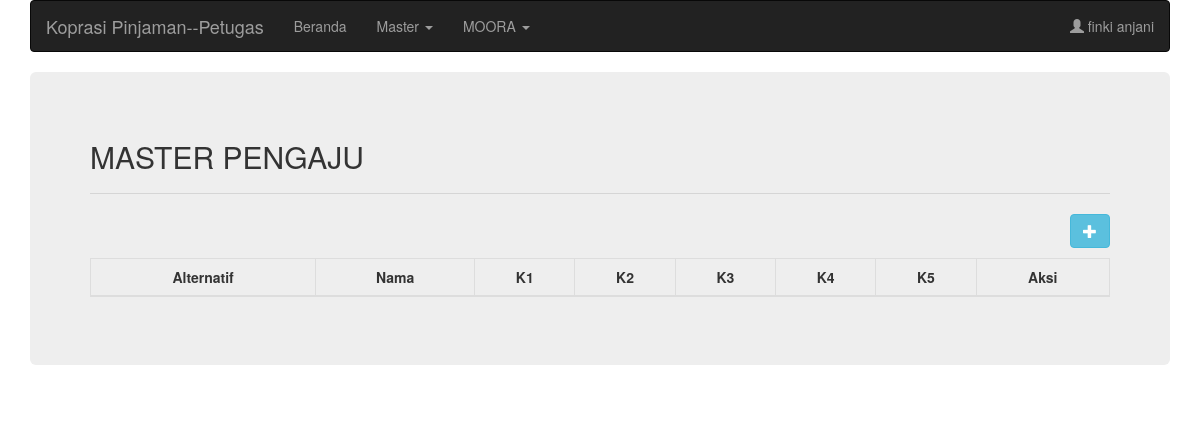
The app's page /halaman_petugas.php?page=master_pengaju (signed in), older data.
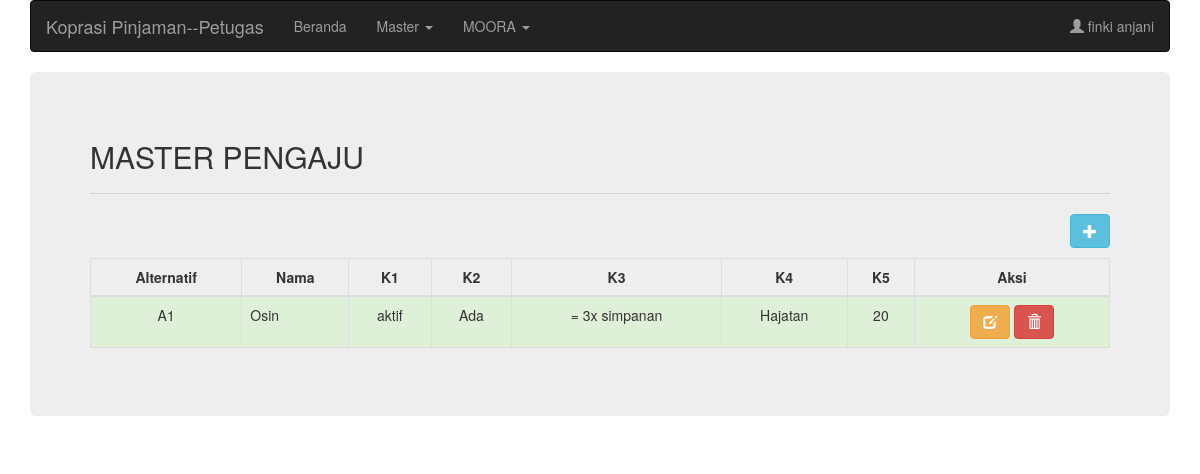
The same page, newer data.
### tables this page shows
CREATE TABLE `user` (
  `id` int(11) NOT NULL,
  `nama` varchar(255) NOT NULL,
  `username` varchar(255) NOT NULL,
  `password` varchar(255) NOT NULL,
  `level` varchar(15) NOT NULL,
  `status` enum('aktif','pasif') NOT NULL
);

CREATE TABLE `tb_pengajuan` (
  `id` int(11) NOT NULL,
  `id_peminjam` int(11) NOT NULL,
  `besar_pinjaman` int(11) NOT NULL,
  `status_keanggotaan` enum('aktif','pasif') NOT NULL,
  `status_pinjaman` enum('Tidak Ada','Ada') NOT NULL,
  `keperluan` enum('Modal Usaha','Berobat','Sekolah','Kebutuhan Sehari-hari','Hajatan') NOT NULL,
  `jangka_waktu` enum('5','10','20') NOT NULL,
  `tanggal_pengajuan` date NOT NULL,
  `status_pengajuan` varchar(20) DEFAULT NULL
);

CREATE TABLE `tb_pinjaman` (
  `id_anggota` int(11) NOT NULL,
  `nama_anggota` varchar(50) NOT NULL,
  `saldo_pinjaman` float NOT NULL,
  `sejak tanggal` date NOT NULL
);

### halaman_petugas.php (the view, shortened to what this page needs)
<!DOCTYPE html>
<html lang="en">
<head>
  <link rel="stylesheet" href="https://maxcdn.bootstrapcdn.com/bootstrap/3.4.0/css/bootstrap.min.css">
</head>
<body>
  <?php include("koneksi.php"); ?>
  <?php
      $sqlAnggota = "SELECT * FROM user WHERE username = '".$_SESSION['username']."'";
      $queryAnggota = mysqli_query($koneksi, $sqlAnggota);
      $anggota = mysqli_fetch_array($queryAnggota);
  ?>
  <div class="container">
    <nav class="navbar navbar-inverse">
      <div class="container-fluid">
        <div class="navbar-header">
          <a class="navbar-brand" href="halaman_petugas.php?page=home">Koprasi Pinjaman--Petugas</a>
        </div>
        <ul class="nav navbar-nav">
          <li><a href="halaman_petugas.php?page=home">Beranda</a></li>
          <li class="dropdown">
            <a class="dropdown-toggle" data-toggle="dropdown" href="#">Master
            <span class="caret"></span></a>
          </li>
          <li class="dropdown">
            <a class="dropdown-toggle" data-toggle="dropdown" href="#">MOORA
            <span class="caret"></span></a>
          </li>
        </ul>
        <ul class="nav navbar-nav navbar-right">
          <li class="dropdown"><a class="dropdown-toggle" data-toggle="dropdown" href="#"><span class="glyphicon glyphicon-user"></span> <?php echo $anggota['nama']; ?></a>
          </li>
        </ul>
      </div>
    </nav>
    <div class="jumbotron">
      <?php
        if(isset($_GET['page'])){
          $page = $_GET['page'];
          switch ($page) {
            case 'master_pengaju':
              include "petugas/master_pengaju.php";
              break;
          }
        }else{
          include "petugas/home.php";
        }
       ?>
    </div>
  </div>
</body>
</html>

### petugas/master_pengaju.php (shortened to what this page needs)
<h2>MASTER PENGAJU</h2>
<hr />
<button type="button" class="btn btn-info pull-right" style="margin-bottom: 10px" data-toggle="modal" data-target="#">
  <span class="glyphicon glyphicon-plus"></span>
</button>
<table class="table table-bordered">
  <thead>
    <tr>
      <th class="text-center">Alternatif</th>
      <th class="text-center">Nama</th>
      <th class="text-center">K1</th>
      <th class="text-center">K2</th>
      <th class="text-center">K3</th>
      <th class="text-center">K4</th>
      <th class="text-center">K5</th>
      <th class="text-center">Aksi</th>
    </tr>
  </thead>
  <tbody>
    <?php
      $sqlPengajuan = "SELECT a.besar_pinjaman, a.status_keanggotaan, a.status_pinjaman, a.keperluan, a.jangka_waktu, b.saldo_pinjaman, b.nama_anggota, c.jumlah from tb_pengajuan a JOIN tb_pinjaman b on a.id_peminjam = b.id_anggota JOIN tb_simpanan c on a.id_peminjam = c.id_anggota";
      $queryPengajuan = mysqli_query($koneksi, $sqlPengajuan);
      $no = 1;
    ?>
    <?php while($listPengajuan = mysqli_fetch_array($queryPengajuan)){ ?>
      <tr class="success">
      	<td class="text-center">A<?php echo $no++?></td>
        <td><?php echo $listPengajuan['nama_anggota']; ?></td>
        <td class="text-center"><?php echo $listPengajuan['status_keanggotaan']; ?></td>
        <td class="text-center"><?php echo $listPengajuan['status_pinjaman']; ?></td>
        <td class="text-center">
        	<?php
        		$total = $listPengajuan['jumlah'] - $listPengajuan['saldo_pinjaman'];
        		$cek = $total * 3;
        		$k3 = '';
        		if($listPengajuan['besar_pinjaman'] = $cek)
        			$k3 = '= 3x simpanan';
        		elseif ($listPengajuan['besar_pinjaman'] < $cek) {
        			$k3 = '< 3x simpanan';
        		}else{
        			$k3 = '> 3x simpanan';
        		}
        		echo $k3;
    		?>
        </td>
        <td class="text-center"><?php echo $listPengajuan['keperluan']; ?></td>
        <td class="text-center"><?php echo $listPengajuan['jangka_waktu']; ?></td>
        <td class="text-center">
          <a
            href="javascript:;"
            data-toggle="modal" data-target="#"
            class="btn btn-warning">
              <span class="glyphicon glyphicon-edit"></span>
          </a>
          <a
            href="javascript:;"
            data-toggle="modal" data-target="#"
            class="btn btn-danger">
              <span class="glyphicon glyphicon-trash"></span>
          </a>
        </td>
      </tr>
    <?php } ?>
  </tbody>
</table>

Row changes from the older to the newer data that the page shows:
now on this page (row edited): tb_pengajuan: tb_pinjaman.nama_anggota "Osin", status_keanggotaan "aktif", status_pinjaman "Ada", k3 "= 3x simpanan", keperluan "Hajatan", jangka_waktu "20"
